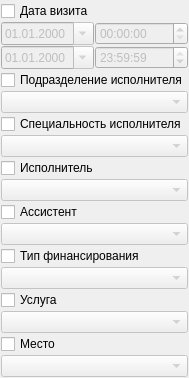
                <widget class="QWidget" name="scrollAreaWidgetContents_11">
                 <property name="geometry">
                  <rect>
                   <x>0</x>
                   <y>0</y>
                   <width>173</width>
                   <height>335</height>
                  </rect>
                 </property>
                 <layout class="QGridLayout" name="gridLayout_15">
                  <property name="margin">
                   <number>1</number>
                  </property>
                  <property name="spacing">
                   <number>1</number>
                  </property>
                  <item row="14" column="0" colspan="2">
                   <widget class="CPersonComboBoxEx" name="cmbFilterVisitAssistant">
                    <property name="enabled">
                     <bool>false</bool>
                    </property>
                   </widget>
                  </item>
                  <item row="19" column="0" colspan="2">
                   <widget class="QCheckBox" name="chkFilterSceneVisit">
                    <property name="text">
                     <string>Место</string>
                    </property>
                   </widget>
                  </item>
                  <item row="17" column="0" colspan="2">
                   <widget class="QCheckBox" name="chkFilterServiceVisit">
                    <property name="text">
                     <string>Услуга</string>
                    </property>
                   </widget>
                  </item>
                  <item row="18" column="0" colspan="2">
                   <widget class="CRBComboBox" name="cmbFilterServiceVisit">
                    <property name="enabled">
                     <bool>false</bool>
                    </property>
                   </widget>
                  </item>
                  <item row="11" column="0" colspan="2">
                   <widget class="QCheckBox" name="chkFilterExecSetPersonVisit">
                    <property name="text">
                     <string>Исполнитель </string>
                    </property>
                   </widget>
                  </item>
                  <item row="21" column="0">
                   <spacer name="verticalSpacer_8">
                    <property name="orientation">
                     <enum>Qt::Vertical</enum>
                    </property>
                    <property name="sizeHint" stdset="0">
                     <size>
                      <width>20</width>
                      <height>40</height>
                     </size>
                    </property>
                   </spacer>
                  </item>
                  <item row="12" column="0" colspan="2">
                   <widget class="CPersonComboBoxEx" name="cmbFilterExecSetPersonVisit">
                    <property name="enabled">
                     <bool>false</bool>
                    </property>
                   </widget>
                  </item>
                  <item row="15" column="0" colspan="2">
                   <widget class="QCheckBox" name="chkFilterVisitFinance">
                    <property name="text">
                     <string>Тип финансирования</string>
                    </property>
                   </widget>
                  </item>
                  <item row="10" column="0" colspan="2">
                   <widget class="CRBComboBox" name="cmbFilterExecSetSpecialityVisit">
                    <property name="enabled">
                     <bool>false</bool>
                    </property>
                   </widget>
                  </item>
                  <item row="16" column="0" colspan="2">
                   <widget class="CRBComboBox" name="cmbFilterVisitFinance">
                    <property name="enabled">
                     <bool>false</bool>
                    </property>
                   </widget>
                  </item>
                  <item row="13" column="0" colspan="2">
                   <widget class="QCheckBox" name="chkFilterVisitAssistant">
                    <property name="text">
                     <string>Ассистент</string>
                    </property>
                   </widget>
                  </item>
                  <item row="9" column="0" colspan="2">
                   <widget class="QCheckBox" name="chkFilterExecSetSpecialityVisit">
                    <property name="text">
                     <string>Специальность исполнителя</string>
                    </property>
                   </widget>
                  </item>
                  <item row="2" column="0" colspan="2">
                   <widget class="QCheckBox" name="chkFilterVisitExecDate">
                    <property name="text">
                     <string>Дата визита</string>
                    </property>
                   </widget>
                  </item>
                  <item row="5" column="0">
                   <widget class="CDateEdit" name="edtFilterVisitBegExecDate">
                    <property name="enabled">
                     <bool>false</bool>
                    </property>
                    <property name="sizePolicy">
                     <sizepolicy hsizetype="Minimum" vsizetype="Fixed">
                      <horstretch>0</horstretch>
                      <verstretch>0</verstretch>
                     </sizepolicy>
                    </property>
                    <property name="displayFormat">
                     <string notr="true">dd.MM.yyyy</string>
                    </property>
                    <property name="calendarPopup">
                     <bool>true</bool>
                    </property>
                   </widget>
                  </item>
                  <item row="6" column="1">
                   <widget class="QTimeEdit" name="edtFilterVisitEndExecTime">
                    <property name="enabled">
                     <bool>false</bool>
                    </property>
                    <property name="time">
                     <time>
                      <hour>23</hour>
                      <minute>59</minute>
                      <second>59</second>
                     </time>
                    </property>
                   </widget>
                  </item>
                  <item row="5" column="1">
                   <widget class="QTimeEdit" name="edtFilterVisitBegExecTime">
                    <property name="enabled">
                     <bool>false</bool>
                    </property>
                   </widget>
                  </item>
                  <item row="6" column="0">
                   <widget class="CDateEdit" name="edtFilterVisitEndExecDate">
                    <property name="enabled">
                     <bool>false</bool>
                    </property>
                    <property name="displayFormat">
                     <string notr="true">dd.MM.yyyy</string>
                    </property>
                    <property name="calendarPopup">
                     <bool>true</bool>
                    </property>
                   </widget>
                  </item>
                  <item row="7" column="0" colspan="2">
                   <widget class="QCheckBox" name="chkFilterExecSetOrgStructureVisit">
                    <property name="text">
                     <string>Подразделение исполнителя</string>
                    </property>
                   </widget>
                  </item>
                  <item row="8" column="0" colspan="2">
                   <widget class="COrgStructureComboBox" name="cmbFilterExecSetOrgStructureVisit">
                    <property name="enabled">
                     <bool>false</bool>
                    </property>
                   </widget>
                  </item>
                  <item row="20" column="0" colspan="2">
                   <widget class="CRBComboBox" name="cmbFilterSceneVisit">
                    <property name="enabled">
                     <bool>false</bool>
                    </property>
                   </widget>
                  </item>
                 </layout>
                </widget>
